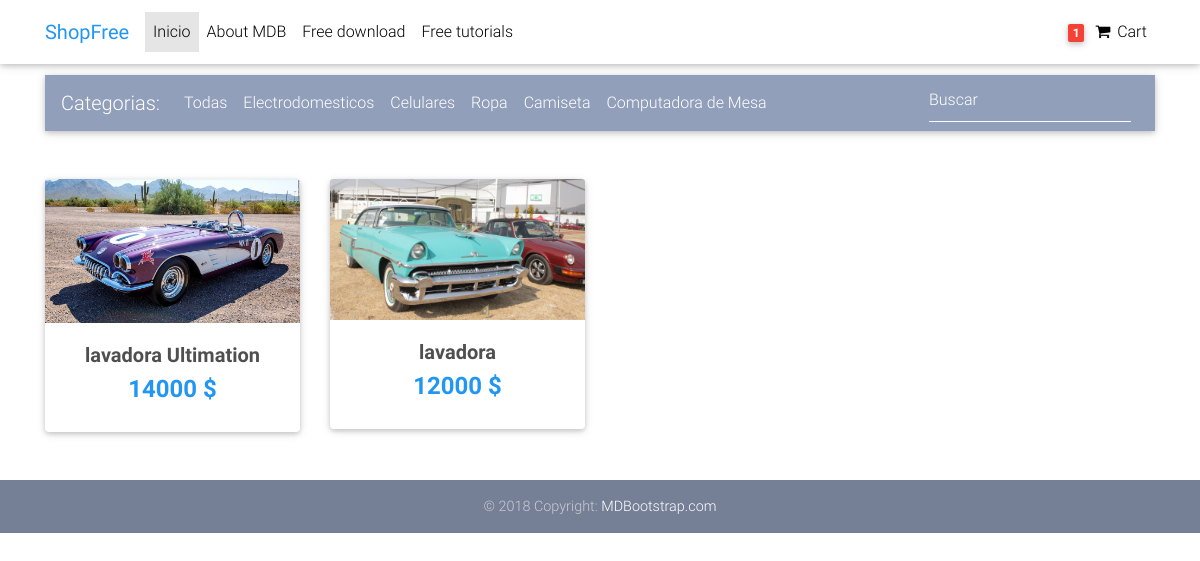
/vista_cliente/contenido/listar_productos.php?categoria=Electrodomesticos, run on the app's committed database.
### tables this page shows
CREATE TABLE `categorias` (
  `id_categoria` int(5) NOT NULL,
  `nome` varchar(20) NOT NULL
);

CREATE TABLE `productos` (
  `id_producto` int(5) NOT NULL,
  `nombre` varchar(20) NOT NULL,
  `descripcion` varchar(150) NOT NULL,
  `foto` varchar(100) NOT NULL,
  `precio_compra` float NOT NULL,
  `precio_venta` float NOT NULL,
  `precio_promocional` float NOT NULL,
  `cantidad` int(3) NOT NULL,
  `status` tinyint(1) NOT NULL,
  `id_categoria` int(11) NOT NULL
);

### modelo/Categorias.class.php (called while the page is built, shortened)
<?php
class Categorias{
	private $conexion;
	private $tabela;
        public function __construct() {
            $this->conexion= mysqli_connect('localhost','root','','shopfree')or die('NO CONECTO AL BD');
            $this->tabela="categorias";
        }
        public function __get($key){
        	return $this->$key;
        }
        public function listar($complemento=""){
            $sql="SELECT * FROM $this->tabela ".$complemento;
            $resultado= mysqli_query($this->conexion,$sql);
            $retorno=null;
            while($res = mysqli_fetch_assoc($resultado)){
                $obj=new Categorias();
                $obj->id_categoria=$res['id_categoria'];
                $obj->nome=$res['nome'];
                $retorno[]=$obj;
            }
            return $retorno;
        }
}
?>

### modelo/Productos.class.php (called while the page is built, shortened)
<?php
class Productos{
	private $conexion;
	private $tabela;
        public function __construct() {
            $this->conexion= mysqli_connect('localhost','root','','shopfree')or die('NO CONECTO AL BD');
            $this->tabela="productos";
        }
        public function __get($key){
        	return $this->$key;
        }
        public function listar($complemento=""){
            $sql="SELECT $this->tabela.*,categorias.nome as nombre_categoria FROM $this->tabela inner join categorias on $this->tabela.id_categoria=categorias.id_categoria ".$complemento;
            $resultado= mysqli_query($this->conexion,$sql);
            $retorno=null;
            while($res = mysqli_fetch_assoc($resultado)){
                $obj=new Productos();
                $obj->id_producto=$res['id_producto'];
                $obj->nombre=$res['nombre'];
                $obj->descripcion=$res['descripcion'];
                $obj->foto=$res['foto'];
                $obj->precio_compra=$res['precio_compra'];
                $obj->precio_venta=$res['precio_venta'];
                $obj->precio_promocional=$res['precio_promocional'];
                $obj->cantidad=$res['cantidad'];
                $obj->status=$res['status'];
                $obj->id_categoria=$res['id_categoria'];
                $obj->nombre_categoria=$res['nombre_categoria'];
                $retorno[]=$obj;
            }
            return $retorno;
        }
}
?>

### vista_cliente/estructura/categorias.php (the view, shortened to what this page needs)
<?php
  include_once '../../modelo/Categorias.class.php';
  $conectar=new Categorias();
  $categorias=$conectar->listar();
 ?>
<nav class="navbar navbar-expand-lg navbar-dark mdb-color lighten-3 mt-3 mb-5">
  <span class="navbar-brand">Categorias:</span>
  <div class="collapse navbar-collapse" id="basicExampleNav">
    <ul class="navbar-nav mr-auto">
      <li class="nav-item">
        <a class="nav-link" href="listar_productos.php">Todas
        </a>
      </li>
      <?php
        foreach ($categorias as $key => $value) {
          echo "<li class='nav-item'>
            <a class='nav-link' href='listar_productos.php?categoria=$value->nome'>$value->nome</a>
          </li>";
        }
      ?>
    </ul>
    <form class="form-inline" method="get" action="listar_productos.php">
      <div class="md-form my-0">
        <input class="form-control mr-sm-2" type="text" placeholder="Buscar" aria-label="Search" name="buscar">
      </div>
    </form>
  </div>
</nav>

### vista_cliente/contenido/productos.php
<?php
include_once '../../modelo/Productos.class.php';
$conectar=new Productos();
if (isset($_GET['categoria'])) {
	$nombrebusqueda=filter_input(INPUT_GET,'categoria');
	$productos=$conectar->listar('where categorias.nome like "%'.$nombrebusqueda.'%"');
}elseif(isset($_GET['Home'])) {
	$productos=$conectar->listar(' limit 8');
}
elseif (isset($_GET['buscar'])) {
	$nombrebusqueda=$_GET['buscar'];
	$productos=$conectar->listar('where productos.nombre like "%'.$nombrebusqueda.'%"');
}
else {
	$productos=$conectar->listar();
}
$lista='';
if (count($productos)>0) {
	foreach ($productos as $key => $valor) {
		$lista.="<div class='col-lg-3 col-md-6 mb-4'>
		<div class='card'>
		<div class='view overlay'>
		<img src='../../vista/img/Productos/$valor->foto' class='card-img-top'>
		<a>
		<div class='mask rgba-white-slight'></div>
		</a>
		</div>
		<div class='card-body text-center'>
		<h5>
		<strong>
		<a href='' class='dark-grey-text'>$valor->nombre</a>
		</strong>
		</h5>
		<h4 class='font-weight-bold blue-text'>
		<strong>$valor->precio_venta $</strong>
		</h4>
		</div>
		</div>
		</div>";
	}
	}else{
		$lista ="<h5 class='ml-3'>No ahi productos Disponibles en esta Categoria</h5>";
	}
			echo $lista;
?>

### vista_cliente/estructura/header_home.php (style rules this page uses)
html, body, header, .carousel { height: 60vh; }

### data on the page
categorias: nome "Electrodomesticos"
categorias: nome "Celulares"
categorias: nome "Ropa"
categorias: nome "Camiseta"
categorias: nome "Computadora de Mesa"
productos: foto (picture), nombre "lavadora Ultimation", precio_venta "14000"
productos: foto (picture), nombre "lavadora", precio_venta "12000"
